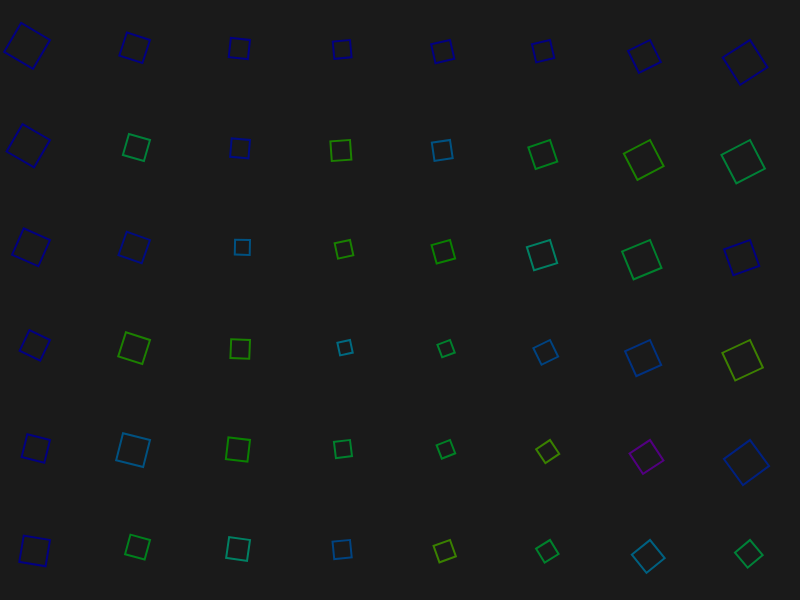
Frame 1 (no input)
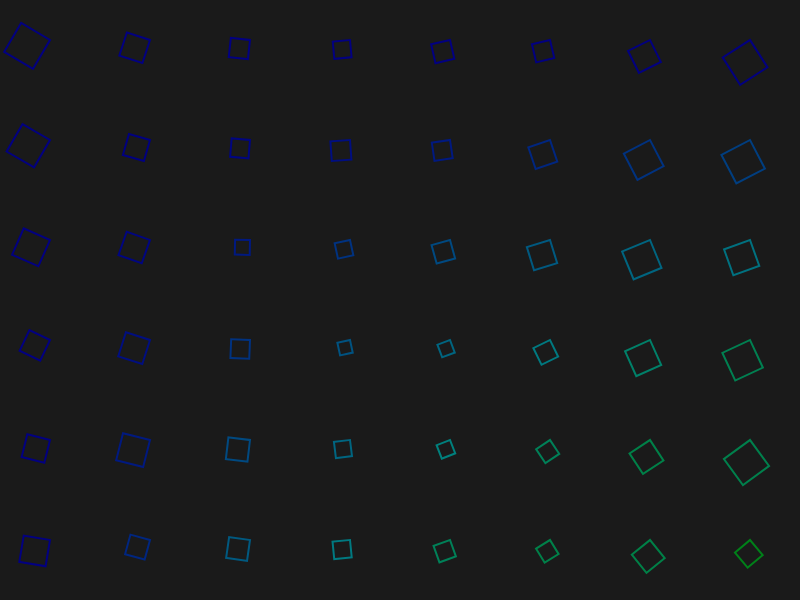
Frame 60 (no input)
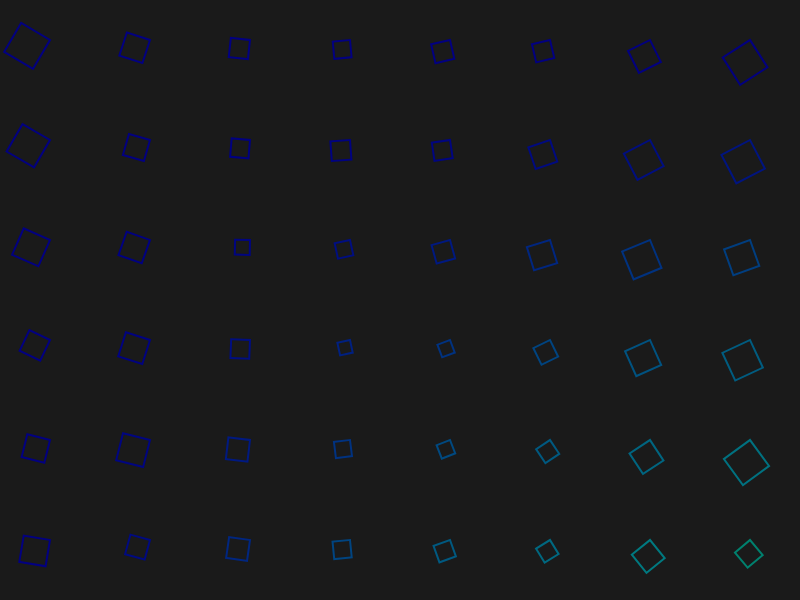
Frame 120 (the mouse pressed at the canvas centre since frame 60)

The p5.js sketch that drew these frames (run headless with seeded random() and noise() and a simulated clock; from frame 60 on, the mouse is pressed at the canvas centre):

// p5.js sketch
// ── sketch.js
let nX, nY;

function setup() {
    createCanvas(800, 600);
    nX = 8;
    nY = 6;
    colorMode(HSB, 360, 100, 100);
    noFill();
    strokeWeight(2);
}

function draw() {
    background(0,0,10);
    for (let i = 0; i < nX; i++) {
        for (let j = 0; j < nY; j++) {
            let offset=noise((i*j)/frameCount);
            stroke(360*offset, 100, 50);
            let x = i * (width / nX);
            let y = j * (height / nY);
            push();
            translate(x+50, y+40);
            rotate(noise(i*0.1, j*0.11) * PI);
            rect(0, 0, 50*noise(i*0.28, j*0.3));
            pop();
            console.log(offset);
        }
    }
    // noLoop();
}
